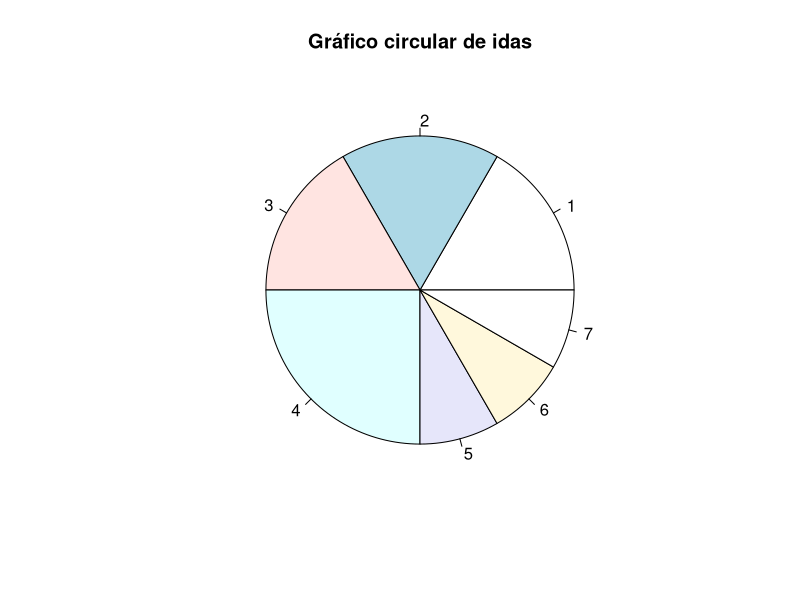

This figure's R source:
png("ex3_2.png")
idas <- read.csv("./dataset/idas.csv")$xi
tabela <- table(idas)
pie(
    tabela,
    main = "Gráfico circular de idas"
)
